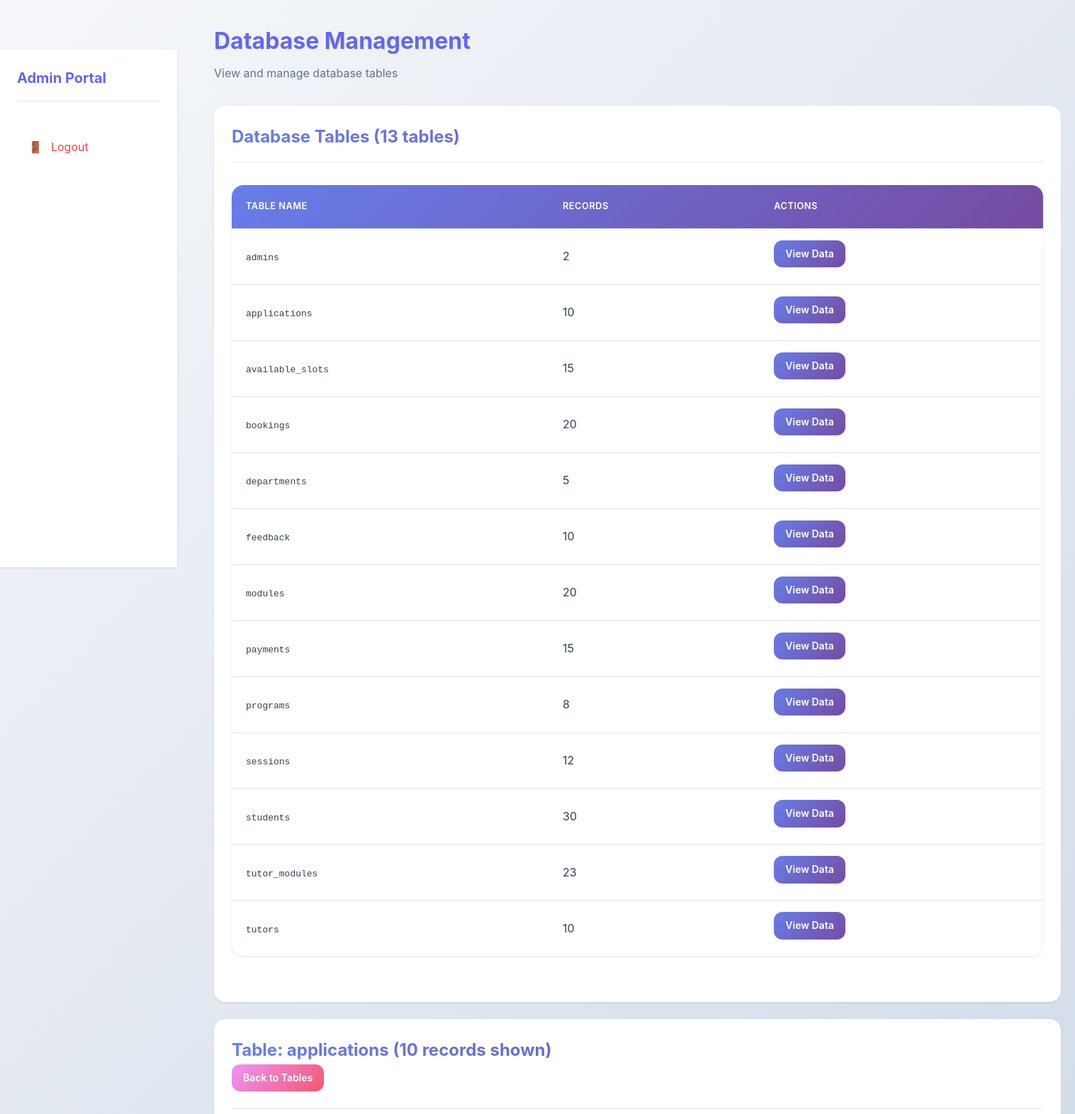
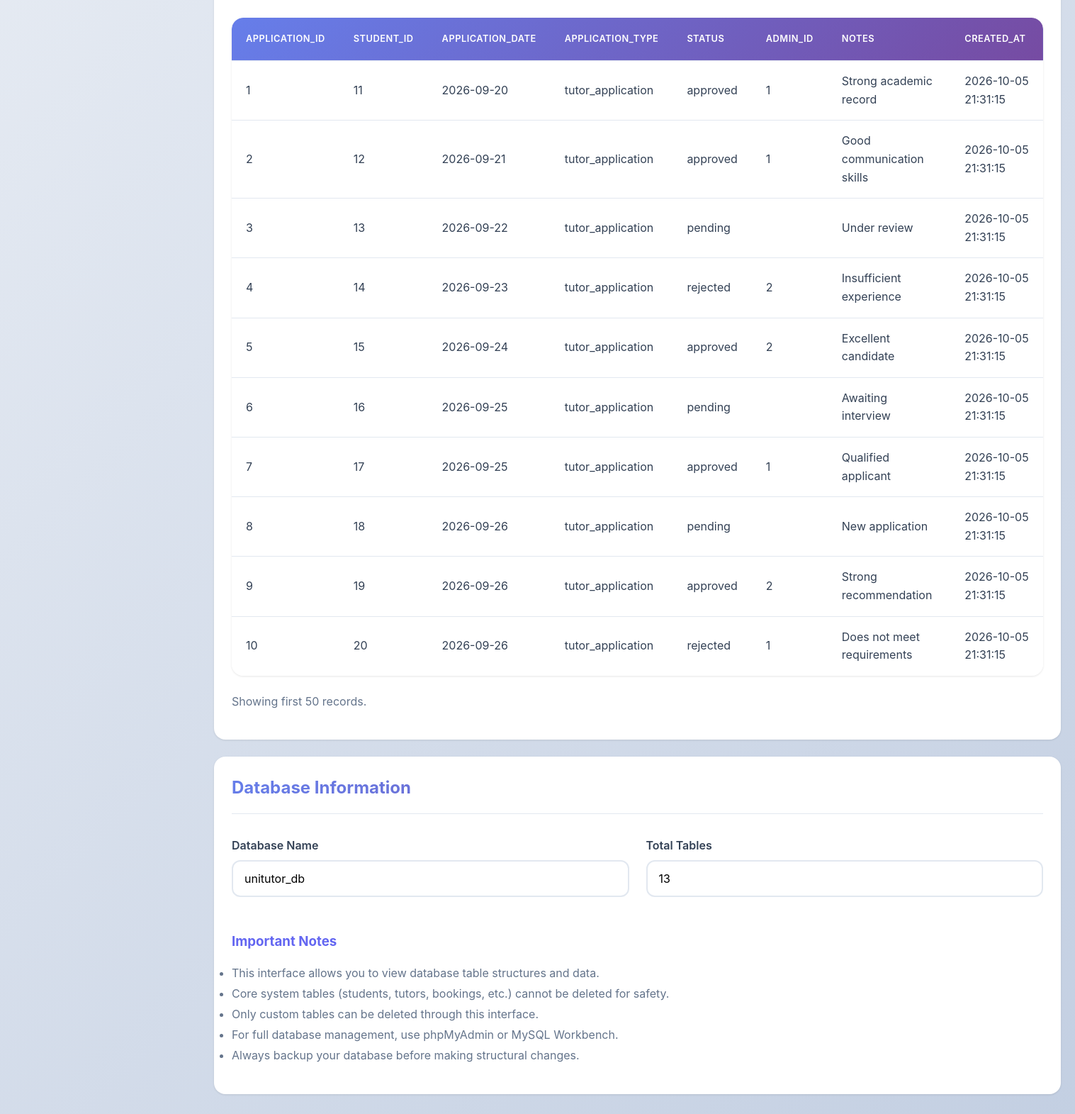
The page /admin/database.php?table=applications (signed in) on the database its author committed (2 pictures, top to bottom).
### tables this page shows
CREATE TABLE applications (
    application_id INT AUTO_INCREMENT PRIMARY KEY,
    student_id INT,
    application_date DATE NOT NULL,
    application_type ENUM('tutor_application', 'other') DEFAULT 'tutor_application',
    status ENUM('pending', 'approved', 'rejected') DEFAULT 'pending',
    admin_id INT,
    notes TEXT,
    created_at TIMESTAMP DEFAULT CURRENT_TIMESTAMP,
    FOREIGN KEY (student_id) REFERENCES students(student_id) ON DELETE SET NULL,
    FOREIGN KEY (admin_id) REFERENCES admins(admin_id) ON DELETE SET NULL
);

### admin/database.php (the view, shortened to what this page needs)
<?php
require_once '../config/database.php';
$selected_table = $_GET['table'] ?? '';
$tables = $pdo->query("SHOW TABLES")->fetchAll(PDO::FETCH_COLUMN);
$table_counts = [];
foreach ($tables as $table) {
    $count = $pdo->query("SELECT COUNT(*) FROM `$table`")->fetchColumn();
    $table_counts[$table] = $count;
}
$table_data = [];
$table_columns = [];
if ($selected_table && in_array($selected_table, $tables)) {
    $table_columns = $pdo->query("SHOW COLUMNS FROM `$selected_table`")->fetchAll(PDO::FETCH_COLUMN);
    $table_data = $pdo->query("SELECT * FROM `$selected_table` LIMIT 50")->fetchAll();
}
?>
<!DOCTYPE html>
<html lang="en">
<head>
    <link rel="stylesheet" href="../assets/css/style.css">
</head>
<body>
    <div class="dashboard-layout">
        <?php include '../includes/sidebar.php'; ?>
        <div class="main-content">
            <div class="container-fluid">
                <div class="page-header">
                    <h1>Database Management</h1>
                    <p>View and manage database tables</p>
                </div>
                <div class="card">
                    <div class="card-header">
                        <h2>Database Tables (<?php echo count($tables); ?> tables)</h2>
                    </div>
                    <div class="card-body">
                        <div class="table-responsive">
                            <table>
                                <thead>
                                    <tr>
                                        <th>Table Name</th>
                                        <th>Records</th>
                                        <th>Actions</th>
                                    </tr>
                                </thead>
                                <tbody>
                                    <?php foreach ($tables as $table): ?>
                                    <tr>
                                        <td><code><?php echo htmlspecialchars($table); ?></code></td>
                                        <td><?php echo number_format($table_counts[$table]); ?></td>
                                        <td>
                                            <a href="database.php?table=<?php echo htmlspecialchars($table); ?>" class="btn btn-sm btn-primary">View Data</a>
                                        </td>
                                    </tr>
                                    <?php endforeach; ?>
                                </tbody>
                            </table>
                        </div>
                    </div>
                </div>
                <?php if ($selected_table): ?>
                    <div class="card">
                        <div class="card-header">
                            <h2>Table: <?php echo htmlspecialchars($selected_table); ?> (<?php echo count($table_data); ?> records shown)</h2>
                            <a href="database.php" class="btn btn-sm btn-secondary">Back to Tables</a>
                        </div>
                        <div class="card-body">
                            <?php if (empty($table_data)): ?>
                                <p>This table is empty.</p>
                            <?php else: ?>
                                <div class="table-responsive">
                                    <table>
                                        <thead>
                                            <tr>
                                                <?php foreach ($table_columns as $column): ?>
                                                    <th><?php echo htmlspecialchars($column); ?></th>
                                                <?php endforeach; ?>
                                            </tr>
                                        </thead>
                                        <tbody>
                                            <?php foreach ($table_data as $row): ?>
                                            <tr>
                                                <?php foreach ($table_columns as $column): ?>
                                                    <td><?php echo htmlspecialchars($row[$column] ?? ''); ?></td>
                                                <?php endforeach; ?>
                                            </tr>
                                            <?php endforeach; ?>
                                        </tbody>
                                    </table>
                                </div>
                                <p style="margin-top: 1rem; color: var(--text-muted);">Showing first 50 records.</p>
                            <?php endif; ?>
                        </div>
                    </div>
                <?php endif; ?>
                <div class="card">
                    <div class="card-header">
                        <h2>Database Information</h2>
                    </div>
                    <div class="card-body">
                        <div class="form-row">
                            <div class="form-group">
                                <label>Database Name</label>
                                <input type="text" class="form-control" value="unitutor_db" readonly>
                            </div>
                            <div class="form-group">
                                <label>Total Tables</label>
                                <input type="text" class="form-control" value="<?php echo count($tables); ?>" readonly>
                            </div>
                        </div>
                        <h3 style="color: var(--primary-color); margin: 1.5rem 0 1rem;">Important Notes</h3>
                        <ul style="color: var(--text-muted); line-height: 1.8;">
                            <li>This interface allows you to view database table structures and data.</li>
                            <li>Core system tables (students, tutors, bookings, etc.) cannot be deleted for safety.</li>
                            <li>Only custom tables can be deleted through this interface.</li>
                            <li>For full database management, use phpMyAdmin or MySQL Workbench.</li>
                            <li>Always backup your database before making structural changes.</li>
                        </ul>
                    </div>
                </div>
            </div>
        </div>
    </div>
</body>
</html>

### assets/css/style.css (style rules this page uses)
:root { --primary-color: #6366f1; --primary-dark: #4f46e5; --primary-light: #818cf8; --secondary-color: #8b5cf6; --success-color: #10b981; --danger-color: #ef4444; --warning-color: #f59e0b; --info-color: #06b6d4; --light-color: #f8fafc; --dark-color: #1e293b; --border-color: #e2e8f0; --text-color: #334155; --text-muted: #64748b; --white: #ffffff; --shadow: 0 1px 3px rgba(0, 0, 0, 0.1); --shadow-lg: 0 10px 25px rgba(0, 0, 0, 0.15); --shadow-xl: 0 20px 40px rgba(0, 0, 0, 0.2); --radius: 12px; --radius-lg: 16px; --gradient-primary: linear-gradient(135deg, #667eea 0%, #764ba2 100%); --gradient-secondary: linear-gradient(135deg, #f093fb 0%, #f5576c 100%); --gradient-success: linear-gradient(135deg, #4facfe 0%, #00f2fe 100%); }
* { margin: 0; padding: 0; box-sizing: border-box; }
body { font-family: -apple-system, BlinkMacSystemFont, 'Segoe UI', Roboto, 'Helvetica Neue', Arial, sans-serif; line-height: 1.6; color: var(--text-color); background: linear-gradient(135deg, #f5f7fa 0%, #c3cfe2 100%); min-height: 100vh; display: flex; flex-direction: column; }
html { scroll-behavior: smooth; }
.container-fluid { width: 100%; padding: 0 20px; }
.btn { display: inline-block; padding: 0.85rem 1.75rem; border: none; border-radius: var(--radius); font-size: 1rem; font-weight: 600; text-decoration: none; cursor: pointer; transition: all 0.3s ease; text-align: center; position: relative; overflow: hidden; transform: translateY(0); }
.btn::before { content: ''; position: absolute; top: 50%; left: 50%; width: 0; height: 0; border-radius: 50%; background: rgba(255, 255, 255, 0.3); transform: translate(-50%, -50%); transition: width 0.6s, height 0.6s; }
.btn-primary { background: var(--gradient-primary); color: var(--white); }
.btn-secondary { background: var(--gradient-secondary); color: var(--white); }
.btn-sm { padding: 0.5rem 1rem; font-size: 0.875rem; }
.card { background: var(--white); border-radius: var(--radius-lg); box-shadow: var(--shadow); padding: 1.5rem; margin-bottom: 1.5rem; transition: all 0.3s ease; border: 1px solid transparent; }
.card-header { border-bottom: 1px solid var(--border-color); padding-bottom: 1rem; margin-bottom: 1rem; }
.card-header h2, .card-header h3 { background: var(--gradient-primary); -webkit-background-clip: text; -webkit-text-fill-color: transparent; background-clip: text; margin: 0; }
.card-body { padding: 1rem 0; }
.form-group { margin-bottom: 1.5rem; }
.form-group label { display: block; margin-bottom: 0.5rem; font-weight: 600; color: var(--text-color); transition: color 0.3s ease; }
.form-control { width: 100%; padding: 0.85rem 1rem; border: 2px solid var(--border-color); border-radius: var(--radius); font-size: 1rem; font-family: inherit; transition: all 0.3s ease; background: var(--white); }
.form-row { display: grid; grid-template-columns: repeat(auto-fit, minmax(250px, 1fr)); gap: 1.5rem; }
.table-responsive { overflow-x: auto; margin-bottom: 1.5rem; border-radius: var(--radius-lg); box-shadow: var(--shadow); }
table { width: 100%; border-collapse: separate; border-spacing: 0; background-color: var(--white); border-radius: var(--radius-lg); overflow: hidden; }
table thead { background: var(--gradient-primary); color: var(--white); }
table th, table td { padding: 1rem 1.25rem; text-align: left; border-bottom: 1px solid var(--border-color); transition: background-color 0.3s ease; }
table th { font-weight: 600; text-transform: uppercase; font-size: 0.8rem; letter-spacing: 0.5px; padding: 1.25rem; }
table tbody tr { transition: all 0.3s ease; }
table tbody tr:last-child td { border-bottom: none; }
.dashboard-layout { display: grid; grid-template-columns: 250px 1fr; gap: 2rem; min-height: calc(100vh - 70px); }
.main-content { padding: 2rem 0; }
.page-header { margin-bottom: 2rem; }
.page-header h1 { color: var(--primary-color); margin-bottom: 0.5rem; }
.page-header p { color: var(--text-muted); }

### rows shown on the page
applications: application_id "1", student "11", application_date "2026-09-20", application_type "tutor_application", status "approved", admin "1", notes "Strong academic record", created_at "2026-10-05 21:31:15"
applications: application_id "2", student "12", application_date "2026-09-21", application_type "tutor_application", status "approved", admin "1", notes "Good communication skills", created_at "2026-10-05 21:31:15"
applications: application_id "3", student "13", application_date "2026-09-22", application_type "tutor_application", status "pending", notes "Under review", created_at "2026-10-05 21:31:15"
applications: application_id "4", student "14", application_date "2026-09-23", application_type "tutor_application", status "rejected", admin "2", notes "Insufficient experience", created_at "2026-10-05 21:31:15"
applications: application_id "5", student "15", application_date "2026-09-24", application_type "tutor_application", status "approved", admin "2", notes "Excellent candidate", created_at "2026-10-05 21:31:15"
applications: application_id "6", student "16", application_date "2026-09-25", application_type "tutor_application", status "pending", notes "Awaiting interview", created_at "2026-10-05 21:31:15"
applications: application_id "7", student "17", application_date "2026-09-25", application_type "tutor_application", status "approved", admin "1", notes "Qualified applicant", created_at "2026-10-05 21:31:15"
applications: application_id "8", student "18", application_date "2026-09-26", application_type "tutor_application", status "pending", notes "New application", created_at "2026-10-05 21:31:15"
applications: application_id "9", student "19", application_date "2026-09-26", application_type "tutor_application", status "approved", admin "2", notes "Strong recommendation", created_at "2026-10-05 21:31:15"
applications: application_id "10", student "20", application_date "2026-09-26", application_type "tutor_application", status "rejected", admin "1", notes "Does not meet requirements", created_at "2026-10-05 21:31:15"

### other values the page prints
getCurrentUserRole() "Admin"
count($tables) "13"
$table "admins"
$table_counts[$table] "2"
$table "applications"
$table_counts[$table] "10"
$table "available_slots"
$table_counts[$table] "15"
$table "bookings"
$table_counts[$table] "20"
$table "departments"
$table_counts[$table] "5"
$table "feedback"
$table "modules"
$table "payments"
